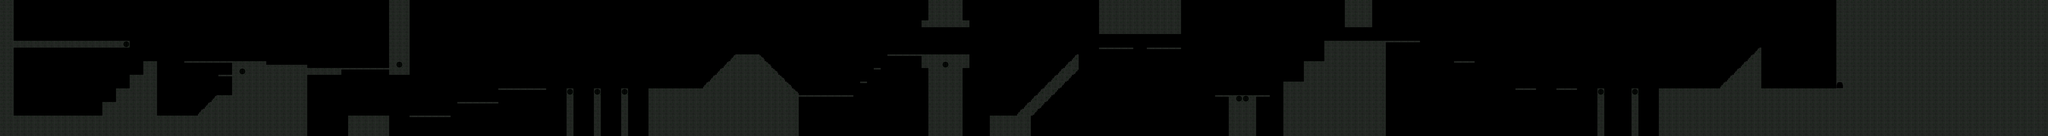

Below is a game level as drawn by its tile map, then a one-line description and the .tmx that defines it (tile-layer data replaced by summaries):
An orthogonal 300x20 tile map with 64x64 px tiles, 1 tile layer (Tile Layer 1).

<map version="1.10" tiledversion="1.10.2" orientation="orthogonal" renderorder="right-down" width="300" height="20" tilewidth="64" tileheight="64" infinite="0" nextlayerid="3" nextobjectid="1">
 <tileset firstgid="1" name="tilemap" tilewidth="64" tileheight="64" tilecount="10" columns="10">
  <image source="tilemap.png" width="640" height="64" />
 </tileset>
 <layer id="1" name="Tile Layer 1" width="300" height="20">
  <data>[6000 cells, 6000 non-empty, 9 distinct tile ids]</data>
 </layer>
</map>